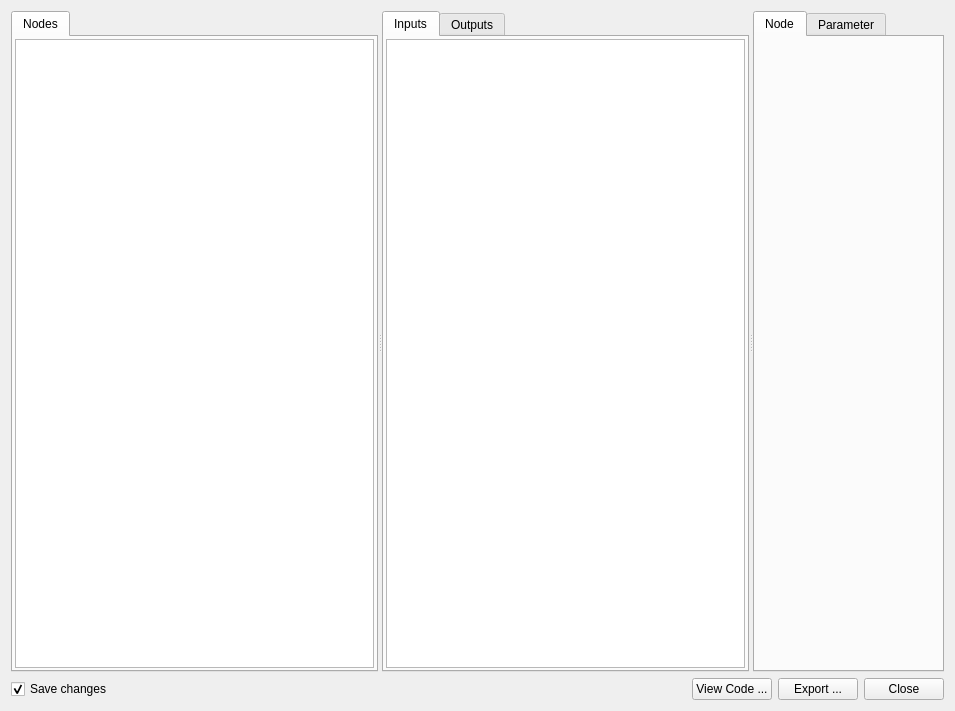
<?xml version="1.0" encoding="UTF-8"?>
<ui version="4.0">
 <class>ExportShaderDialog</class>
 <widget class="QWidget" name="ExportShaderDialog">
  <property name="geometry">
   <rect>
    <x>0</x>
    <y>0</y>
    <width>955</width>
    <height>711</height>
   </rect>
  </property>
  <property name="windowTitle">
   <string>ExportShader</string>
  </property>
  <layout class="QGridLayout" name="gridLayout_7">
   <item row="0" column="0">
    <layout class="QGridLayout" name="gridLayout_6" rowstretch="1,0">
     <item row="1" column="0">
      <layout class="QHBoxLayout" name="horizontalLayout">
       <item>
        <widget class="QCheckBox" name="chk_save_changes">
         <property name="text">
          <string>Save changes</string>
         </property>
         <property name="checked">
          <bool>true</bool>
         </property>
        </widget>
       </item>
       <item>
        <spacer name="horizontalSpacer">
         <property name="orientation">
          <enum>Qt::Horizontal</enum>
         </property>
         <property name="sizeHint" stdset="0">
          <size>
           <width>40</width>
           <height>20</height>
          </size>
         </property>
        </spacer>
       </item>
       <item>
        <widget class="QPushButton" name="btn_view">
         <property name="text">
          <string>View Code ...</string>
         </property>
        </widget>
       </item>
       <item>
        <widget class="QPushButton" name="btn_export">
         <property name="text">
          <string>Export ...</string>
         </property>
        </widget>
       </item>
       <item>
        <widget class="QPushButton" name="btn_close">
         <property name="text">
          <string>Close</string>
         </property>
         <property name="default">
          <bool>false</bool>
         </property>
        </widget>
       </item>
      </layout>
     </item>
     <item row="0" column="0">
      <widget class="QSplitter" name="splitter">
       <property name="orientation">
        <enum>Qt::Horizontal</enum>
       </property>
       <widget class="QTabWidget" name="node_tabWidget">
        <property name="currentIndex">
         <number>0</number>
        </property>
        <widget class="QWidget" name="tab">
         <attribute name="title">
          <string>Nodes</string>
         </attribute>
         <layout class="QGridLayout" name="gridLayout">
          <property name="margin">
           <number>2</number>
          </property>
          <property name="spacing">
           <number>2</number>
          </property>
          <item row="0" column="0">
           <widget class="QListWidget" name="list_nodes">
            <property name="modelColumn">
             <number>0</number>
            </property>
           </widget>
          </item>
         </layout>
        </widget>
       </widget>
       <widget class="QTabWidget" name="params_tabWidget">
        <property name="currentIndex">
         <number>0</number>
        </property>
        <widget class="QWidget" name="tab_inputs">
         <attribute name="title">
          <string>Inputs</string>
         </attribute>
         <layout class="QGridLayout" name="gridLayout_2">
          <property name="margin">
           <number>2</number>
          </property>
          <property name="spacing">
           <number>2</number>
          </property>
          <item row="0" column="0">
           <widget class="QListWidget" name="list_inputs"/>
          </item>
         </layout>
        </widget>
        <widget class="QWidget" name="tab_outputs">
         <attribute name="title">
          <string>Outputs</string>
         </attribute>
         <layout class="QGridLayout" name="gridLayout_3">
          <property name="margin">
           <number>2</number>
          </property>
          <property name="spacing">
           <number>2</number>
          </property>
          <item row="0" column="0">
           <widget class="QListWidget" name="list_outputs"/>
          </item>
         </layout>
        </widget>
       </widget>
       <widget class="QTabWidget" name="prop_tabWidget">
        <property name="currentIndex">
         <number>0</number>
        </property>
        <widget class="QWidget" name="tab_prop_node">
         <attribute name="title">
          <string>Node</string>
         </attribute>
         <layout class="QGridLayout" name="gridLayout_4">
          <property name="margin">
           <number>2</number>
          </property>
          <property name="spacing">
           <number>2</number>
          </property>
          <item row="0" column="0">
           <widget class="NodePropertiesEditor" name="node" native="true"/>
          </item>
         </layout>
        </widget>
        <widget class="QWidget" name="tab_prop_param">
         <attribute name="title">
          <string>Parameter</string>
         </attribute>
         <layout class="QGridLayout" name="gridLayout_5">
          <property name="margin">
           <number>2</number>
          </property>
          <property name="spacing">
           <number>2</number>
          </property>
          <item row="0" column="0">
           <widget class="NodeParamEditor" name="param" native="true"/>
          </item>
         </layout>
        </widget>
       </widget>
      </widget>
     </item>
    </layout>
   </item>
  </layout>
 </widget>
 <customwidgets>
  <customwidget>
   <class>NodeParamEditor</class>
   <extends>QWidget</extends>
   <header>gui.nodeEditor.nodeParamEditor</header>
   <container>1</container>
  </customwidget>
  <customwidget>
   <class>NodePropertiesEditor</class>
   <extends>QWidget</extends>
   <header>gui.nodeEditor.nodePropertiesEditor</header>
   <container>1</container>
  </customwidget>
 </customwidgets>
 <resources/>
 <connections>
  <connection>
   <sender>btn_export</sender>
   <signal>clicked()</signal>
   <receiver>ExportShaderDialog</receiver>
   <slot>onExport()</slot>
   <hints>
    <hint type="sourcelabel">
     <x>403</x>
     <y>523</y>
    </hint>
    <hint type="destinationlabel">
     <x>264</x>
     <y>275</y>
    </hint>
   </hints>
  </connection>
  <connection>
   <sender>btn_close</sender>
   <signal>clicked()</signal>
   <receiver>ExportShaderDialog</receiver>
   <slot>reject()</slot>
   <hints>
    <hint type="sourcelabel">
     <x>479</x>
     <y>523</y>
    </hint>
    <hint type="destinationlabel">
     <x>264</x>
     <y>275</y>
    </hint>
   </hints>
  </connection>
  <connection>
   <sender>btn_view</sender>
   <signal>clicked()</signal>
   <receiver>ExportShaderDialog</receiver>
   <slot>onViewCode()</slot>
   <hints>
    <hint type="sourcelabel">
     <x>670</x>
     <y>713</y>
    </hint>
    <hint type="destinationlabel">
     <x>483</x>
     <y>367</y>
    </hint>
   </hints>
  </connection>
 </connections>
 <slots>
  <slot>updateGui()</slot>
  <slot>accept()</slot>
  <slot>reject()</slot>
  <slot>onViewCode()</slot>
  <slot>onExport()</slot>
 </slots>
</ui>
